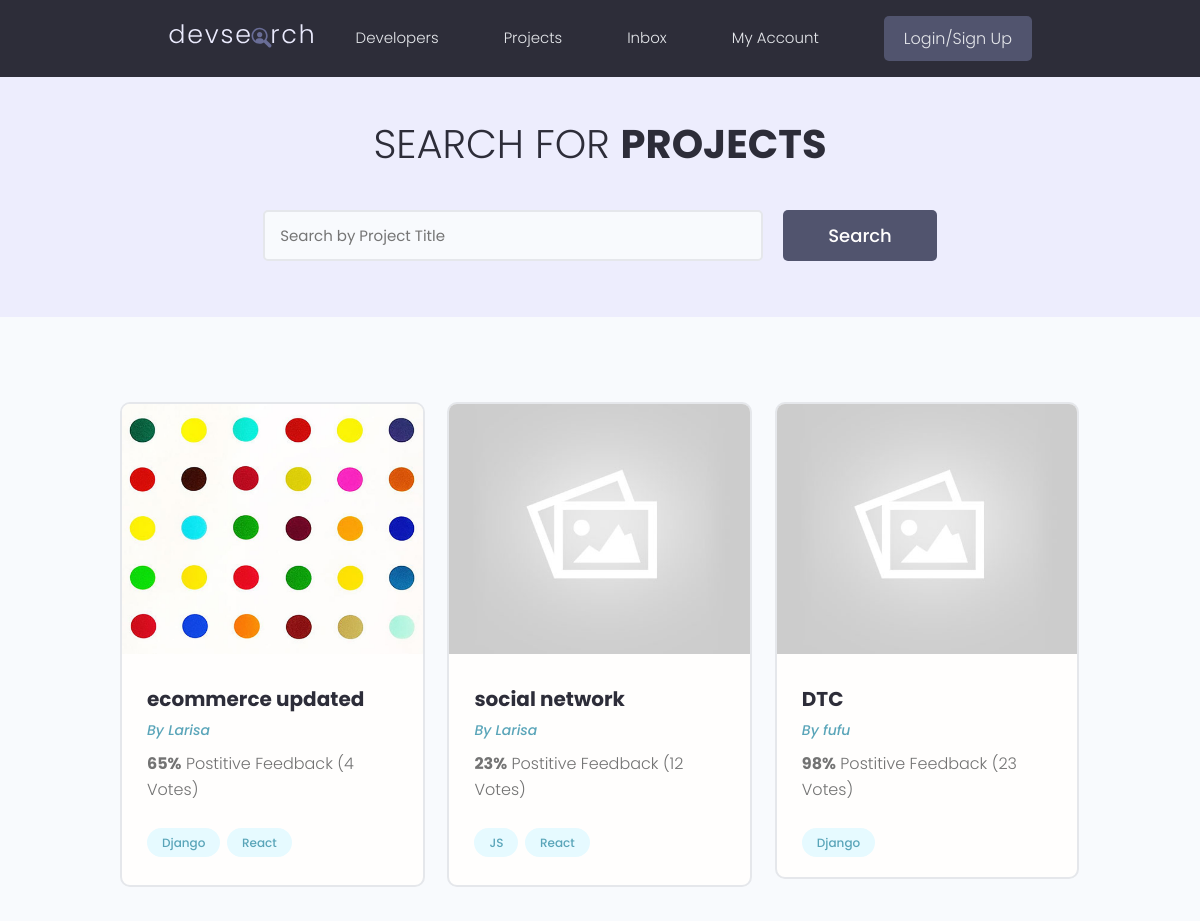
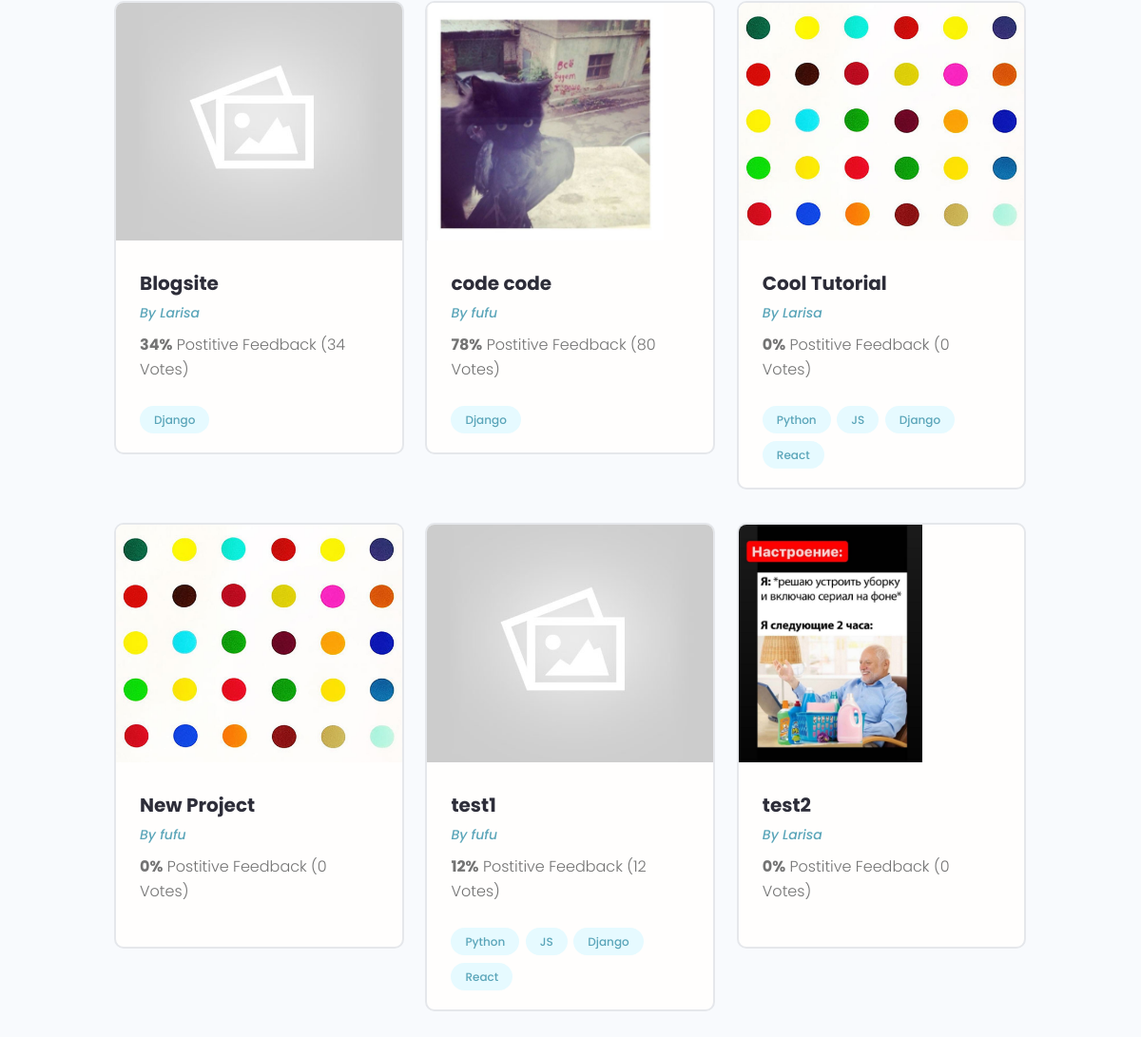
/projects/, run on the app's committed database (2 pictures, top to bottom).
### projects/models.py (models this page shows, shortened)
class Project(models.Model):
    owner = models.ForeignKey(Profile, null=True, blank=True, on_delete=models.SET_NULL)
    title = models.CharField(max_length=200)
    description = models.TextField(null=True, blank=True)
    featured_image = models.ImageField(null=True, blank=True, default="default.jpg")
    demo_link = models.CharField(max_length=2000, null=True, blank=True)
    source_link = models.CharField(max_length=2000, null=True, blank=True)
    tags = models.ManyToManyField('Tag', blank=True)
    vote_total = models.IntegerField(default=0, null=True, blank=True)
    vote_ratio = models.IntegerField(default=0, null=True, blank=True)
    created = models.DateTimeField(auto_now_add=True)
    id = models.UUIDField(default=uuid.uuid4, unique=True, primary_key=True, editable=False)

class Tag(models.Model):
    name = models.CharField(max_length=200)
    created = models.DateTimeField(auto_now_add=True)
    id = models.UUIDField(default=uuid.uuid4, unique=True, primary_key=True, editable=False)
    def __str__(self):
        return self.name

### users/models.py (models this page shows, shortened)
class Profile(models.Model):
    user = models.OneToOneField(User, on_delete=models.CASCADE, null=True, blank=True)
    name = models.CharField(max_length=200, blank=True, null=True)
    email = models.EmailField(max_length=500, blank=True, null=True)
    username = models.CharField(max_length=200, blank=True, null=True)
    location = models.CharField(max_length=200, blank=True, null=True)
    short_info = models.CharField(max_length=200, blank=True, null=True)
    bio = models.TextField(blank=True, null=True)
    profile_image = models.ImageField(null=True, blank=True, upload_to='profiles/', default='profiles/user-default.jpg')
    social_github = models.CharField(max_length=200, blank=True, null=True)
    social_twitter = models.CharField(max_length=200, blank=True, null=True)
    social_linkedin = models.CharField(max_length=200, blank=True, null=True)
    social_youtube = models.CharField(max_length=200, blank=True, null=True)
    social_website = models.CharField(max_length=200, blank=True, null=True)
    created = models.DateTimeField(auto_now_add=True)
    id = models.UUIDField(default=uuid.uuid4, unique=True, primary_key=True, editable=False)

### projects/views.py (the view)
# urls.py: path('projects/', include('projects.urls')),
def projects(request):
    projects = Project.objects.all()
    context = {'projects': projects}
    return render(request, 'projects/projects.html', context )

### projects/templates/projects/projects.html (shortened to what this page needs)
{% extends 'main.html' %}
{% block content %}
<main class="projects">
    <section class="hero-section text-center">
      <div class="container container--narrow">
        <div class="hero-section__box">
          <h2>Search for <span>Projects</span></h2>
        </div>
        <div class="hero-section__search">
          <form class="form" action="#" method="get">
            <div class="form__field">
              <input class="input input--text" id="formInput#search" type="text" name="text"
                placeholder="Search by Project Title" />
            </div>
            <input class="btn btn--sub btn--lg" type="submit" value="Search" />
          </form>
        </div>
      </div>
    </section>
    <section class="projectsList">
      <div class="container">
        <div class="grid grid--three">
        {% for project in projects %}
          <div class="column">
            <div class="card project">
              <a href="{% url 'project' project.id %}" class="project">
                <img class="project__thumbnail" src="{{ project.featured_image.url}}" alt="project thumbnail" />
                <div class="card__body">
                  <h3 class="project__title">{{project.title}}</h3>
                  <p><a class="project__author" href="{% url 'user-profile' project.owner.id %}">By {{project.owner.name}}</a></p>
                  <p class="project--rating">
                    <span style="font-weight: bold;">{{project.vote_ratio}}%</span> Postitive
                    Feedback ({{project.vote_total}} Vote{{project.vote_total|pluralize:"s"}})
                  </p>
                  <div class="project__tags">
                    {% for tag in project.tags.all %}
                    <span class="tag tag--pill tag--main">
                        <small>{{ tag }}</small>
                    </span>
                    {% endfor %}
                  </div>
                </div>
              </a>
            </div>
          </div>
          {% endfor %}
        </div>
      </div>
    </section>
  </main>
{% endblock content %}

### static/styles/app.css (style rules this page uses)
:root { --color-sub: #2d2d39; }
.btn--sub { background-color: var(--color-sub-light); }
.card { border: 2px solid var(--color-light); }
img { width: 100%; }
.hero-section { height: 40vh; display: flex; align-items: center; background-color: var(--color-sub); }
.hero-section__box { margin-bottom: 4rem; }
.hero-section__box > h2, .hero-section__box > h2 > span { font-size: 4rem; color: var(--color-light); line-height: 1.3; text-transform: uppercase; }
.hero-section__box > h2 { font-weight: 300; }
.hero-section__box > h2 > span { font-weight: 700; }
.hero-section__search > .form { display: flex; align-items: center; justify-content: center; gap: 2rem; }
.hero-section__search > .form input.input--text { width: 50rem; }
.project__author { font-size: 1.4rem; font-style: italic; }
.project--rating { margin-bottom: 1.6em; margin-top: .5em; }
.projects > .hero-section { background: var(--color-sub-lighter); height: 30vh; }
.projects .hero-section__box { margin-bottom: 2.5rem; }
.projects .hero-section__box > h2 { color: var(--color-sub); }
.projects .hero-section__box > h2 > span { font-weight: 700; color: var(--color-sub); }
.projectsList { margin-top: 8rem; }
.project__thumbnail { height: 25rem; object-fit: cover; object-position: top center; }
.project__title { font-size: 2rem; font-weight: 700; color: var(--color-sub); }

### static/uikit/styles/modules/_variables.css (style rules this page uses)
:root { --color-main: #5aa5b9; --color-main-light: #e6faff; --color-sub: #3f4156; --color-sub-light: #51546e; --color-sub-lighter: #ededfd; --color-text: #737373; --color-gray: #8b8b8b; --color-light: #e5e7eb; --color-light-gray: #767676; --color-bg: #f8fafd; --color-white: #fffefd; --color-white-light: #f3f3f3; --color-success: #359e64; --color-success-bg: #def8e8; --color-error: #fc4b0b; --color-error-bg: #fff2ee; --font-base: 'Poppins', arial, helvetica, 'Segoe UI', roboto, ubuntu, sans-serif; --font-monospace: 'Fira Code', 'Courier New', courier, monospace; --font-regular: 300; --font-medium: 500; --font-bold: 700; --generic-shadow: 1px 1px 5px #00000010; --generic-transition: all 0.3s ease-in-out; }

### static/uikit/styles/modules/_base.css (style rules this page uses)
* { margin: 0; padding: 0; box-sizing: border-box; text-rendering: optimizeLegibility; color: inherit; font-size: inherit; }
html { font-size: 50%; }
@media only screen and (min-width: 480px) { html { font-size: 56.25%; } }
@media only screen and (min-width: 1200px) { html { font-size: 62.5%; } }
body { line-height: 1.6; font-weight: 400; font-size: 1.5rem; color: var(--color-text); background-color: var(--color-bg); min-height: 100vh; }

### static/uikit/styles/modules/_typography.css (style rules this page uses)
* { font-family: var(--font-base); }
h2 { font-size: 3.6rem; font-weight: var(--font-bold); }
h3 { font-size: 3.2rem; font-weight: var(--font-medium); }
p, span, strong { font-size: 1.6rem; color: var(--color-text); font-weight: var(--font-regular); }
a { padding-bottom: 2px; text-decoration: none; display: inline-block; color: var(--color-main); font-weight: var(--font-medium); }

### static/uikit/styles/modules/_utilities.css (style rules this page uses)
.container { width: 92%; max-width: 165rem; margin: 0 auto; box-sizing: border-box; }
.container--narrow { width: 92%; max-width: 120rem; }
@media screen and (min-width: 1000px) { .container { width: 90%; } }
@media screen and (min-width: 1000px) { .container--narrow { width: 85%; } }
@media screen and (min-width: 1200px) { .container { width: 80%; } }
@media screen and (min-width: 1200px) { .container--narrow { width: 72%; } }
.text-center { text-align: center; }

### static/uikit/styles/modules/_button.css (style rules this page uses)
.btn { display: inline-block; position: relative; cursor: pointer; background-color: var(--color-light); font-weight: var(--font-medium); color: var(--color-sub); text-decoration: none; padding: 1rem 2rem; border-radius: 0.5rem; border: none; width: -webkit-fit-content; width: -moz-fit-content; width: fit-content; height: -webkit-fit-content; height: -moz-fit-content; height: fit-content; font-size: 1.6rem; outline-width: 0; outline-color: transparent; -webkit-backface-visibility: hidden; backface-visibility: hidden; transition: all 0.3s ease-in-out; }
.btn--sub { background-color: var(--color-sub); color: var(--color-white); }
.btn--lg { font-size: 1.8rem; padding: 1.2rem 4.5rem; }

### static/uikit/styles/modules/_card.css (style rules this page uses)
.card { border-radius: 1rem; background-color: var(--color-white); border: 1.5px solid var(--color-light); width: auto; height: auto; margin-top: 0.5rem; margin-bottom: 0.5rem; overflow: hidden; }
.card__body, .card__header { padding: 2rem 2.5rem; }

### data on the page
Project: featured_image (picture), title "ecommerce updated", owner.name "Larisa", vote_ratio "65", vote_total "4"
Tag: name "Django"
Tag: name "React"
Project: featured_image (placeholder picture), title "social network", owner.name "Larisa", vote_ratio "23", vote_total "12"
Tag: name "JS"
Project: featured_image (placeholder picture), title "DTC", owner.name "fufu", vote_ratio "98", vote_total "23"
Project: featured_image (placeholder picture), title "Blogsite", owner.name "Larisa", vote_ratio "34", vote_total "34"
Project: featured_image (picture), title "code code", owner.name "fufu", vote_ratio "78", vote_total "80"
Project: featured_image (picture), title "Cool Tutorial", owner.name "Larisa", vote_ratio "0", vote_total "0"
Tag: name "Python"
Project: featured_image (picture), title "New Project", owner.name "fufu", vote_ratio "0", vote_total "0"
Project: featured_image (placeholder picture), title "test1", owner.name "fufu", vote_ratio "12", vote_total "12"
Project: featured_image (picture), title "test2", owner.name "Larisa", vote_ratio "0", vote_total "0"
